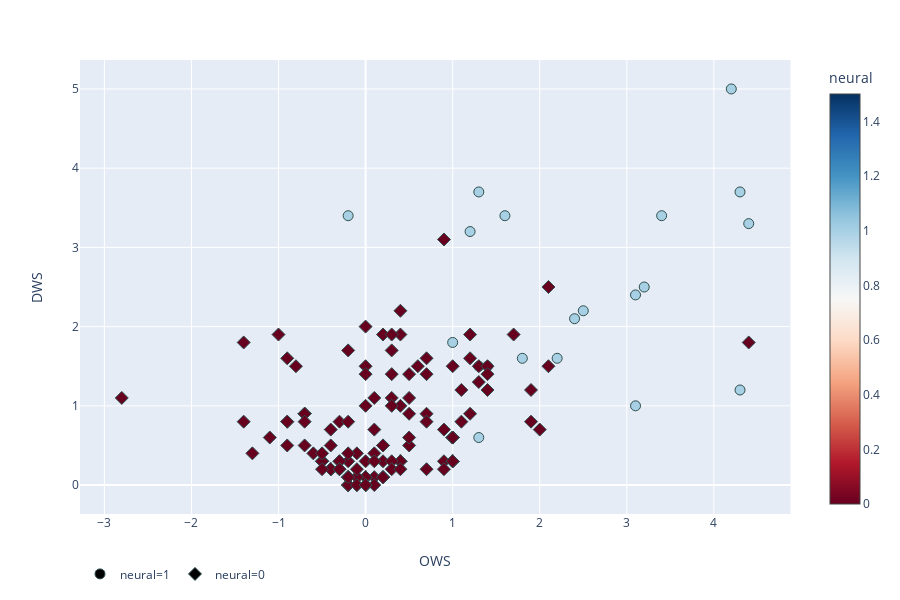

Here is the notebook cell this chart was saved with:
### Code cell
fig = px.scatter(test_master_w_predictions, x='OWS', y='DWS',
                 color='neural',
                 hover_name='Player_name',
                 hover_data=['USG%', 'PER', 'MP', 'VORP', 'Age', 'RPG', 'VORP', 'WS'], 
                 color_continuous_scale=px.colors.diverging.RdBu,
                 symbol='neural')
fig.update_traces(marker=dict(size=10,
                              line=dict(width=1,
                                        color='DarkSlateGrey')),
                  selector=dict(mode='markers'))
fig.update_layout(legend_orientation="h")
# fig.update_xaxes(range=[-2, 4.5])
fig.show()
plotly.offline.plot(fig, filename='html_files/ws_pk.html')

### Figure 1 — Plotly figure (JSON) as saved in the notebook; plotly's stock layout.template omitted (floating-point values rounded to 4 significant figures; data arrays with more than 128 entries replaced by an {"elided": "..."} marker saying what was removed)
{"data": [{"customdata": {"elided": "20x8 float values"}, "hoverlabel": {"namelength": 0}, "hovertemplate": "<b>%{hovertext}</b><br><br>neural=%{marker.color}<br>OWS=%{x}<br>DWS=%{y}<br>USG%=%{customdata[0]}<br>PER=%{customdata[1]}<br>MP=%{customdata[2]}<br>VORP=%{customdata[6]}<br>Age=%{customdata[4]}<br>RPG=%{customdata[5]}<br>WS=%{customdata[7]}", "hovertext": ["Bam Adebayo", "Jarrett Allen", "Zach Collins", "De'Aaron Fox", "Lauri Markkanen", "Donovan Mitchell", "Jayson Tatum", "Jaylen Brown", "Brandon Ingram", "Dejounte Murray", "Jamal Murray", "Jakob Pöltl", "Domantas Sabonis", "Ben Simmons", "Devin Booker", "Montrezl Harrell", "Willy Hernangomez", "Richaun Holmes", "Kristaps Porzingis", "Myles Turner"], "legendgroup": "neural=1", "marker": {"color": [1, 1, 1, 1, 1, 1, 1, 1, 1, 1, 1, 1, 1, 1, 1, 1, 1, 1, 1, 1], "coloraxis": "coloraxis", "line": {"color": "DarkSlateGrey", "width": 1}, "size": 10, "symbol": "circle"}, "mode": "markers", "name": "neural=1", "showlegend": true, "type": "scatter", "x": [3.4, 4.4, 1.4, 3.2, 1.3, 1.3, 1.6, 1.2, 1, -0.2, 4.3, 3.1, 2.5, 4.2, 1.3, 3.1, 1.8, 2.2, 2.4, 4.3], "xaxis": "x", "y": [3.4, 3.3, 1.5, 2.5, 1.5, 3.7, 3.4, 3.2, 1.8, 3.4, 1.2, 2.4, 2.2, 5, 0.6, 1, 1.6, 1.6, 2.1, 3.7], "yaxis": "y"}, {"customdata": {"elided": "144x8 float values"}, "hoverlabel": {"namelength": 0}, "hovertemplate": "<b>%{hovertext}</b><br><br>neural=%{marker.color}<br>OWS=%{x}<br>DWS=%{y}<br>USG%=%{customdata[0]}<br>PER=%{customdata[1]}<br>MP=%{customdata[2]}<br>VORP=%{customdata[6]}<br>Age=%{customdata[4]}<br>RPG=%{customdata[5]}<br>WS=%{customdata[7]}", "hovertext": {"elided": "144 str values"}, "legendgroup": "neural=0", "marker": {"color": {"elided": "144 int values"}, "coloraxis": "coloraxis", "line": {"color": "DarkSlateGrey", "width": 1}, "size": 10, "symbol": "diamond"}, "mode": "markers", "name": "neural=0", "showlegend": true, "type": "scatter", "x": {"elided": "144 float values"}, "xaxis": "x", "y": {"elided": "144 float values"}, "yaxis": "y"}], "layout": {"coloraxis": {"colorbar": {"title": {"text": "neural"}}, "colorscale": [[0, "rgb(103,0,31)"], [0.1, "rgb(178,24,43)"], [0.2, "rgb(214,96,77)"], [0.3, "rgb(244,165,130)"], [0.4, "rgb(253,219,199)"], [0.5, "rgb(247,247,247)"], [0.6, "rgb(209,229,240)"], [0.7, "rgb(146,197,222)"], [0.8, "rgb(67,147,195)"], [0.9, "rgb(33,102,172)"], [1, "rgb(5,48,97)"]]}, "height": 600, "legend": {"orientation": "h", "tracegroupgap": 0}, "margin": {"t": 60}, "xaxis": {"anchor": "y", "domain": [0, 0.98], "title": {"text": "OWS"}}, "yaxis": {"anchor": "x", "domain": [0, 1], "title": {"text": "DWS"}}}}
